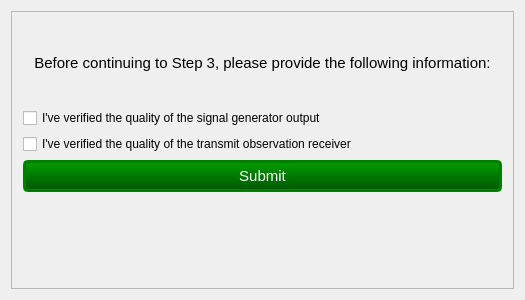
<?xml version="1.0" encoding="UTF-8"?>
<ui version="4.0">
 <class>qualitycheck</class>
 <widget class="QDialog" name="qualitycheck">
  <property name="geometry">
   <rect>
    <x>0</x>
    <y>0</y>
    <width>525</width>
    <height>300</height>
   </rect>
  </property>
  <property name="windowTitle">
   <string>qualitycheck</string>
  </property>
  <layout class="QHBoxLayout" name="horizontalLayout">
   <item>
    <widget class="QFrame" name="frame">
     <property name="frameShape">
      <enum>QFrame::StyledPanel</enum>
     </property>
     <property name="frameShadow">
      <enum>QFrame::Raised</enum>
     </property>
     <layout class="QVBoxLayout" name="verticalLayout">
      <item>
       <widget class="QLabel" name="label_4">
        <property name="font">
         <font>
          <family>Arial</family>
          <pointsize>11</pointsize>
         </font>
        </property>
        <property name="text">
         <string>Before continuing to Step 3, please provide the following information:</string>
        </property>
        <property name="alignment">
         <set>Qt::AlignCenter</set>
        </property>
       </widget>
      </item>
      <item>
       <widget class="QCheckBox" name="checkBox">
        <property name="text">
         <string>I've verified the quality of the signal generator output</string>
        </property>
       </widget>
      </item>
      <item>
       <widget class="QCheckBox" name="checkBox_2">
        <property name="layoutDirection">
         <enum>Qt::LeftToRight</enum>
        </property>
        <property name="text">
         <string>I've verified the quality of the transmit observation receiver</string>
        </property>
       </widget>
      </item>
      <item>
       <widget class="QPushButton" name="dutSafetyReady">
        <property name="minimumSize">
         <size>
          <width>0</width>
          <height>32</height>
         </size>
        </property>
        <property name="font">
         <font>
          <family>Arial</family>
          <pointsize>11</pointsize>
         </font>
        </property>
        <property name="cursor">
         <cursorShape>PointingHandCursor</cursorShape>
        </property>
        <property name="styleSheet">
         <string notr="true">QPushButton{background-color:qlineargradient(spread:pad, x1:1, y1:1, x2:1, y2:0, stop:0 rgba(0, 85, 0, 255), stop:1 rgba(0, 158, 0, 255));color:white;border-radius: 5px; border: 3px solid green;}

QPushButton:hover{background-color:qlineargradient(spread:pad, x1:1, y1:1, x2:1, y2:0, stop:0 rgba(0, 134, 0, 255), stop:1 rgba(0, 184, 0, 255));}
</string>
        </property>
        <property name="text">
         <string>Submit</string>
        </property>
        <property name="checkable">
         <bool>true</bool>
        </property>
       </widget>
      </item>
      <item>
       <widget class="QLabel" name="rfInputLabel">
        <property name="font">
         <font>
          <family>Arial</family>
          <pointsize>10</pointsize>
         </font>
        </property>
        <property name="text">
         <string/>
        </property>
       </widget>
      </item>
     </layout>
    </widget>
   </item>
  </layout>
 </widget>
 <layoutdefault spacing="6" margin="11"/>
 <resources/>
 <connections/>
</ui>
